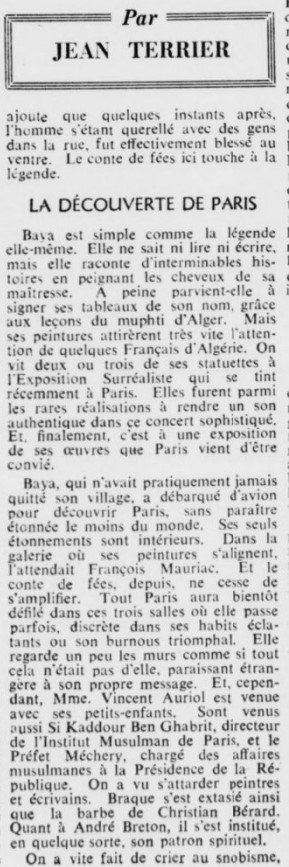
#> input picture Une_jeune_artiste_04.jpg, 289 x 867 px
$ python SplitImage.py
#> lines starting #> are read from the running program, lines starting #| are printed output that depends on the picture; after the words box and inside, x2 and y2 are one past the last pixel; in counts of white or black regions, pixels touching at a corner belong together
# pip install opencv-python
import cv2

# Load the image
img = cv2.imread("Une_jeune_artiste_04.jpg")
#> img is the input picture: shape (867, 289, 3); min 0, max 244, mean 204.7

# Get the dimensions of the image
height, width, _ = img.shape
#> height = 867; width = 289

# Divide the width of the image by 6
rect_width = int(width / 6)
#> rect_width = 48

# Divide the height of the image by 2
rect_height = int(height)
#> rect_height = 867

# Create 6 rectangles
for i in range(6):
    x = i * rect_width
    y = 0
    cv2.rectangle(img, (x, y), (x + rect_width, y + rect_height), (0, 0, 255), 2)
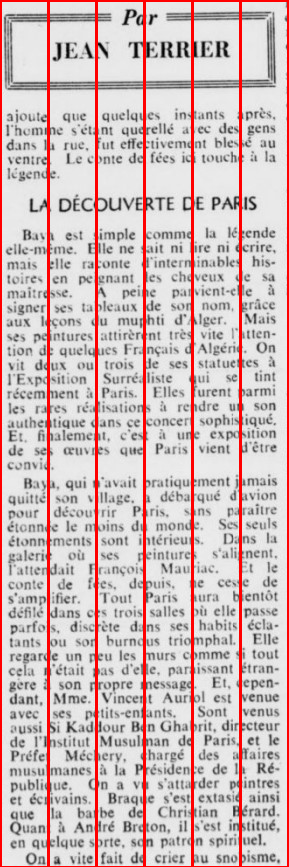
#> img: shape (867, 289, 3); 6.9% of pixels changed, all inside (x1, y1, x2, y2) = (0, 0, 289, 867)

# Show the resulting image
cv2.imshow("6 rectangles", img)
cv2.waitKey(0)
cv2.destroyAllWindows()
